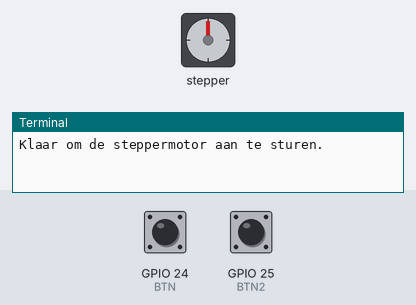
The program below on a simulated Raspberry Pi (BCM pin numbers). Parts: stepper motor, the last lines printed to the terminal. The inputs (shaded band) are chosen by the test bench; at power-on: GPIO 24 (BTN) HIGH, GPIO 25 (BTN2) HIGH. The stepper is drawn at 2048 steps a turn.

Above: at 1.2 s.
1.3 s: GPIO 24 (BTN) pulled LOW for 1 s
At 3.5 s:
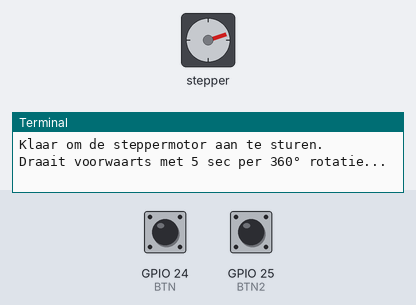
3.8 s: GPIO 25 (BTN2) pulled LOW for 3.2 s
At 7.4 s:
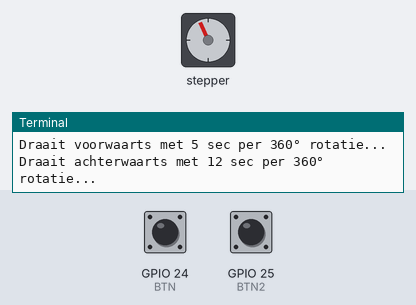
8.5 s: GPIO 25 (BTN2) pulled LOW for 1 s
At 10.1 s:
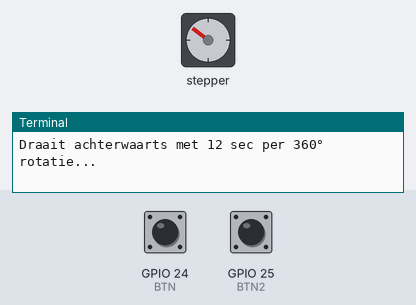
11.0 s: GPIO 24 (BTN) pulled LOW for 3.2 s
At 14.9 s:
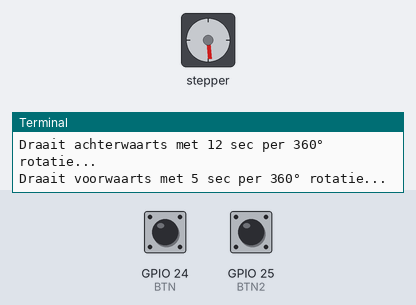
15.7 s: GPIO 24 (BTN) pulled LOW for 0.15 s
At 16.5 s:
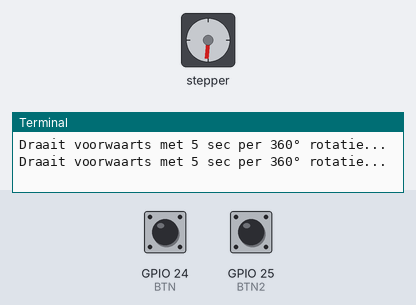
17.3 s: GPIO 25 (BTN2) pulled LOW for 3.2 s
At 20.9 s:
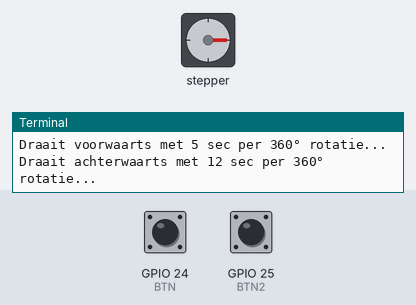
Timing chart, 0 to 22.4 s (numbered marks = the images above; inputs shaded):
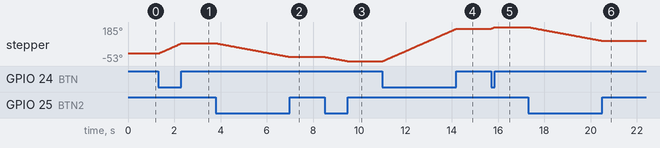

The program:

opdr_7_stepper_motor_w_buttons.py
```python
# Opdracht 7 Raspberry Pi - Nina Schrauwen
# Beschrijving: Dit script stuurt een steppermotor aan via een ULN2003 driver op basis van drukknoppen.

import RPi.GPIO as GPIO
import time

# Definieer GPIO-pinnen die verbonden zijn met IN1-IN4 van de ULN2003 driver
IN1 = 17  # IN1
IN2 = 18  # IN2
IN3 = 27  # IN3
IN4 = 22  # IN4

# Definieer GPIO-pinnen voor de drukknoppen
BTN = 24  # BTN1
BTN2 = 25  # BTN2

# Gebruik BCM-pin nummering
GPIO.setmode(GPIO.BCM)
GPIO.setwarnings(False)

# Stel de motorpinnen in als uitgang
GPIO.setup(IN1, GPIO.OUT)
GPIO.setup(IN2, GPIO.OUT)
GPIO.setup(IN3, GPIO.OUT)
GPIO.setup(IN4, GPIO.OUT)

# Stel de knop-pinnen in als input met pull-up weerstanden
# Interne pull-up weerstand geactiveerd: de standaardwaarde is HIGH (1), dus wanneer de knop wordt ingedrukt is de waarde LOW (0)
GPIO.setup(BTN, GPIO.IN, pull_up_down=GPIO.PUD_UP)
GPIO.setup(BTN2, GPIO.IN, pull_up_down=GPIO.PUD_UP)

# Aantal stappen voor een volledige 360° rotatie
step_count = 4096
# Tijd (in seconden) voor een volledige rotatie
time_rotation = None

# Half-step volgorde (8 stappen per cyclus)
# Deze methode zorgt voor soepelere rotatie dan volledige stappen (die gebruiken 4 stappen per cyclus)
step_sequence = [
    [1, 0, 0, 1],  # Stap 1
    [1, 0, 0, 0],  # Stap 2
    [1, 1, 0, 0],  # Stap 3
    [0, 1, 0, 0],  # Stap 4
    [0, 1, 1, 0],  # Stap 5
    [0, 0, 1, 0],  # Stap 6
    [0, 0, 1, 1],  # Stap 7
    [0, 0, 0, 1]   # Stap 8
]

# Functie om de motor te laten draaien in een bepaalde richting zolang een knop ingedrukt wordt
def step_motor(btn_pin, delay=None, direction=None):
    # Kies de juiste stapvolgorde op basis van de richting.
    # Als 'direction' "forward" is, gebruik normale volgorde, anders omgekeerde volgorde (voor achterwaartse rotatie)
    sequence = step_sequence if direction == "forward" else step_sequence[::-1]

    # Herhaal zolang de knop is ingedrukt (actief laag)
    while(GPIO.input(btn_pin) == GPIO.LOW):
        for step in sequence:
            GPIO.output(IN1, step[0])
            GPIO.output(IN2, step[1])
            GPIO.output(IN3, step[2])
            GPIO.output(IN4, step[3])
            time.sleep(delay)

# Functie om de tijd per stap te berekenen op basis van gewenste rotatietijd
def calculate_time_rotation(given_time):
    global step_count, time_rotation

    # Bereken de tijd per stap door de tijd van de rotatie door het stappen aantal te delen
    if given_time is not None:
        time_rotation = given_time
        time_per_step = time_rotation / step_count
        return time_per_step
    # Als er geen rotatietijd is opgegeven, geef een standaardvertraging terug zodat de motor toch blijft werken
    else:
        print(f"Rotatietijd van {time_rotation} seconden is niet ingesteld.")
        return 0.001  # Standaard vertraging als fallback

# Het programma draait continu in een lus totdat het handmatig wordt gestopt
try:
    print("Klaar om de steppermotor aan te sturen.")

    # Main loop van de applicatie
    while True:
        # Lees de status van beide knoppen
        # GPIO.LOW betekent dat de knop is ingedrukt (omdat we pull-up gebruiken)
        button_state = GPIO.input(BTN)
        button_state2 = GPIO.input(BTN2)

        # Als alleen de eerste knop is ingedrukt, draai voorwaarts (linksom) met 5 seconden per omwenteling
        if button_state == GPIO.LOW and button_state2 != GPIO.LOW:
            print("Draait voorwaarts met 5 sec per 360° rotatie...")
            time_rotation = 5
            # Bereken tijd per stap op basis van totale gewenste rotatietijd
            calculated_time = calculate_time_rotation(time_rotation)
            # Beweeg de motor op basis van de knop input, de berekende tijd per stap en de richting die is meegegeven
            step_motor(btn_pin=BTN, delay=calculated_time, direction="forward")

        # Als alleen de tweede knop is ingedrukt, draai achterwaarts (rechtsom) met 12 seconden per omwenteling
        elif button_state2 == GPIO.LOW and button_state != GPIO.LOW:
            print("Draait achterwaarts met 12 sec per 360° rotatie...")
            time_rotation = 12
            # Bereken tijd per stap op basis van totale gewenste rotatietijd
            calculated_time = calculate_time_rotation(time_rotation)
            # Beweeg de motor op basis van de knop input, de berekende tijd per stap en de richting die is meegegeven
            step_motor(btn_pin=BTN2, delay=calculated_time, direction="backwards")

        # Kleine vertraging om CPU-gebruik te beperken
        time.sleep(0.05)

# Zorg ervoor dat alle GPIO-instellingen netjes worden teruggezet bij het afsluiten
finally:
    GPIO.cleanup()
```

Measured:
- after the input at 1.3 s, stepper: turns 72° clockwise in 1.0 s, starting at once
- after the input at 3.8 s, stepper: turns 96° counter-clockwise in 3.2 s, starting at once
- after the input at 8.5 s, stepper: turns 29° counter-clockwise in 0.94 s, starting at once
- after the input at 11.0 s, stepper: turns 227° clockwise in 3.2 s, starting at once
- after the input at 15.7 s, stepper: turns 11° clockwise in 0.16 s, starting at once
- after the input at 17.3 s, stepper: turns 96° counter-clockwise in 3.2 s, starting at once
